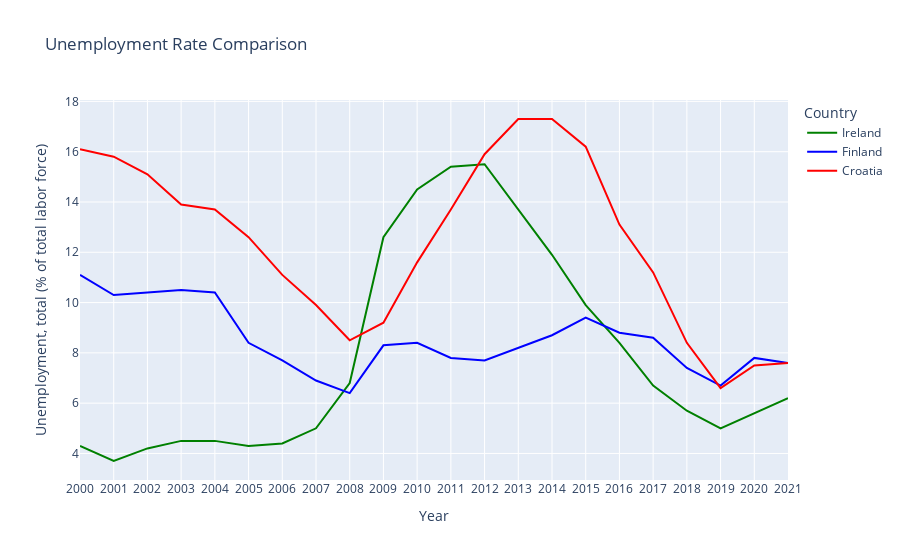
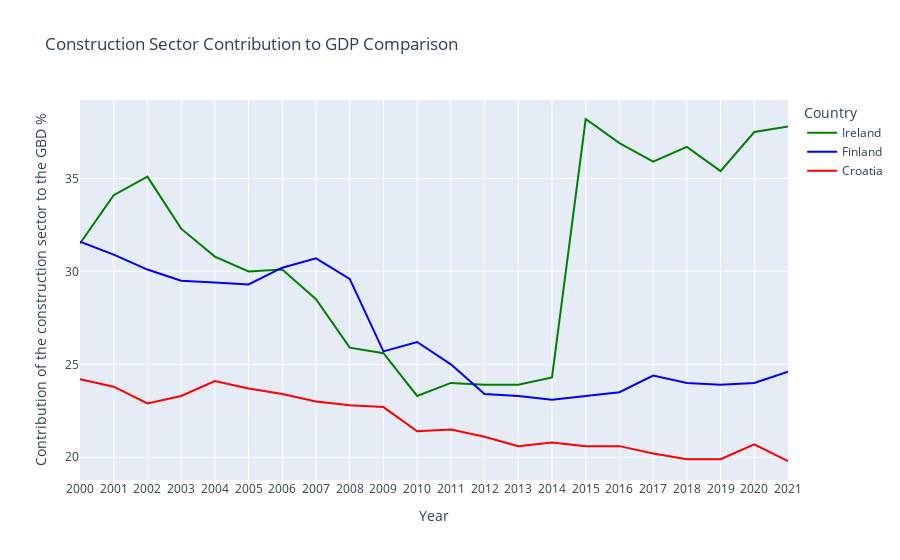
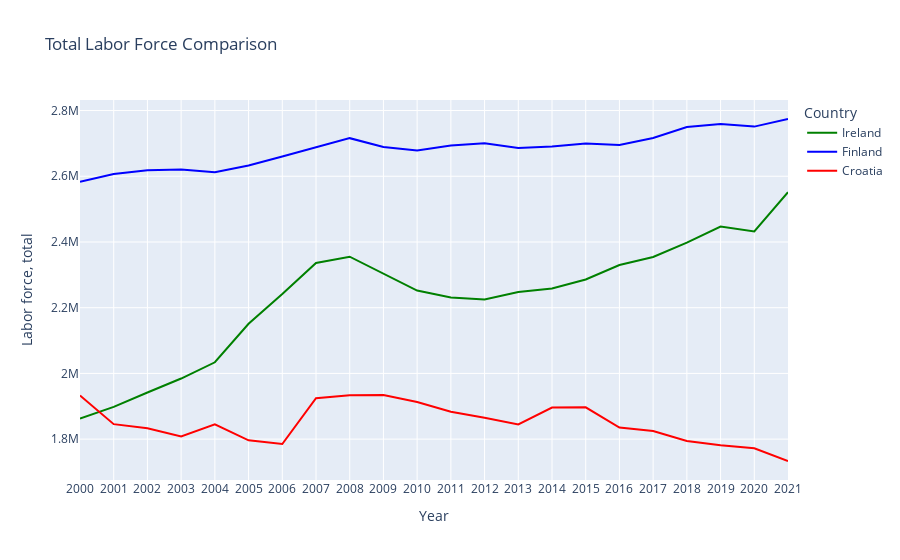

Notebook code cell kept with these figures, in order:
### Markdown cell above
We have chosen colors that predominantly represent the flags of the countries to show the trends of the countries.

### Code cell
import plotly.express as px

#unemployment rate comparison 
fig1 = px.line(merged_filtered, x='Year', y='Unemployment, total (% of total labor force)', color='Country',
               title='Unemployment Rate Comparison',
               color_discrete_map={'Ireland': 'green', 'Croatia': 'red', 'Finland': 'blue'})
fig1.show()


#counstruction sector contribution to gdp comparison
fig2 = px.line(merged_filtered, x='Year', y='Contribution of the construction sector to the GBD %', color='Country',
               title='Construction Sector Contribution to GDP Comparison',
               color_discrete_map={'Ireland': 'green', 'Croatia': 'red', 'Finland': 'blue'})
fig2.show()

#total labor force comparison
fig3 = px.line(merged_filtered, x='Year', y='Labor force, total', color='Country',
               title='Total Labor Force Comparison',
               color_discrete_map={'Ireland': 'green', 'Croatia': 'red', 'Finland': 'blue'})
fig3.show()

### Figure 1 — Plotly figure (JSON) as saved in the notebook; plotly's stock layout.template omitted (floating-point values rounded to 4 significant figures)
{"data": [{"hovertemplate": "Country=Ireland<br>Year=%{x}<br>Unemployment, total (% of total labor force)=%{y}<extra></extra>", "legendgroup": "Ireland", "line": {"color": "green", "dash": "solid"}, "marker": {"symbol": "circle"}, "mode": "lines", "name": "Ireland", "orientation": "v", "showlegend": true, "type": "scatter", "x": ["2000", "2001", "2002", "2003", "2004", "2005", "2006", "2007", "2008", "2009", "2010", "2011", "2012", "2013", "2014", "2015", "2016", "2017", "2018", "2019", "2020", "2021"], "xaxis": "x", "y": [4.3, 3.7, 4.2, 4.5, 4.5, 4.3, 4.4, 5, 6.8, 12.6, 14.5, 15.4, 15.5, 13.7, 11.9, 9.9, 8.4, 6.7, 5.7, 5, 5.6, 6.2], "yaxis": "y"}, {"hovertemplate": "Country=Finland<br>Year=%{x}<br>Unemployment, total (% of total labor force)=%{y}<extra></extra>", "legendgroup": "Finland", "line": {"color": "blue", "dash": "solid"}, "marker": {"symbol": "circle"}, "mode": "lines", "name": "Finland", "orientation": "v", "showlegend": true, "type": "scatter", "x": ["2000", "2001", "2002", "2003", "2004", "2005", "2006", "2007", "2008", "2009", "2010", "2011", "2012", "2013", "2014", "2015", "2016", "2017", "2018", "2019", "2020", "2021"], "xaxis": "x", "y": [11.1, 10.3, 10.4, 10.5, 10.4, 8.4, 7.7, 6.9, 6.4, 8.3, 8.4, 7.8, 7.7, 8.2, 8.7, 9.4, 8.8, 8.6, 7.4, 6.7, 7.8, 7.6], "yaxis": "y"}, {"hovertemplate": "Country=Croatia<br>Year=%{x}<br>Unemployment, total (% of total labor force)=%{y}<extra></extra>", "legendgroup": "Croatia", "line": {"color": "red", "dash": "solid"}, "marker": {"symbol": "circle"}, "mode": "lines", "name": "Croatia", "orientation": "v", "showlegend": true, "type": "scatter", "x": ["2000", "2001", "2002", "2003", "2004", "2005", "2006", "2007", "2008", "2009", "2010", "2011", "2012", "2013", "2014", "2015", "2016", "2017", "2018", "2019", "2020", "2021"], "xaxis": "x", "y": [16.1, 15.8, 15.1, 13.9, 13.7, 12.6, 11.1, 9.9, 8.5, 9.2, 11.6, 13.7, 15.9, 17.3, 17.3, 16.2, 13.1, 11.2, 8.4, 6.6, 7.5, 7.6], "yaxis": "y"}], "layout": {"legend": {"title": {"text": "Country"}, "tracegroupgap": 0}, "title": {"text": "Unemployment Rate Comparison"}, "xaxis": {"anchor": "y", "domain": [0, 1], "title": {"text": "Year"}}, "yaxis": {"anchor": "x", "domain": [0, 1], "title": {"text": "Unemployment, total (% of total labor force)"}}}}

### Figure 2 — Plotly figure (JSON) as saved in the notebook; plotly's stock layout.template omitted (floating-point values rounded to 4 significant figures)
{"data": [{"hovertemplate": "Country=Ireland<br>Year=%{x}<br>Contribution of the construction sector to the GBD %=%{y}<extra></extra>", "legendgroup": "Ireland", "line": {"color": "green", "dash": "solid"}, "marker": {"symbol": "circle"}, "mode": "lines", "name": "Ireland", "orientation": "v", "showlegend": true, "type": "scatter", "x": ["2000", "2001", "2002", "2003", "2004", "2005", "2006", "2007", "2008", "2009", "2010", "2011", "2012", "2013", "2014", "2015", "2016", "2017", "2018", "2019", "2020", "2021"], "xaxis": "x", "y": [31.5, 34.1, 35.1, 32.3, 30.8, 30, 30.1, 28.5, 25.9, 25.6, 23.3, 24, 23.9, 23.9, 24.3, 38.2, 36.9, 35.9, 36.7, 35.4, 37.5, 37.8], "yaxis": "y"}, {"hovertemplate": "Country=Finland<br>Year=%{x}<br>Contribution of the construction sector to the GBD %=%{y}<extra></extra>", "legendgroup": "Finland", "line": {"color": "blue", "dash": "solid"}, "marker": {"symbol": "circle"}, "mode": "lines", "name": "Finland", "orientation": "v", "showlegend": true, "type": "scatter", "x": ["2000", "2001", "2002", "2003", "2004", "2005", "2006", "2007", "2008", "2009", "2010", "2011", "2012", "2013", "2014", "2015", "2016", "2017", "2018", "2019", "2020", "2021"], "xaxis": "x", "y": [31.6, 30.9, 30.1, 29.5, 29.4, 29.3, 30.2, 30.7, 29.6, 25.7, 26.2, 25, 23.4, 23.3, 23.1, 23.3, 23.5, 24.4, 24, 23.9, 24, 24.6], "yaxis": "y"}, {"hovertemplate": "Country=Croatia<br>Year=%{x}<br>Contribution of the construction sector to the GBD %=%{y}<extra></extra>", "legendgroup": "Croatia", "line": {"color": "red", "dash": "solid"}, "marker": {"symbol": "circle"}, "mode": "lines", "name": "Croatia", "orientation": "v", "showlegend": true, "type": "scatter", "x": ["2000", "2001", "2002", "2003", "2004", "2005", "2006", "2007", "2008", "2009", "2010", "2011", "2012", "2013", "2014", "2015", "2016", "2017", "2018", "2019", "2020", "2021"], "xaxis": "x", "y": [24.2, 23.8, 22.9, 23.3, 24.1, 23.7, 23.4, 23, 22.8, 22.7, 21.4, 21.5, 21.1, 20.6, 20.8, 20.6, 20.6, 20.2, 19.9, 19.9, 20.7, 19.8], "yaxis": "y"}], "layout": {"legend": {"title": {"text": "Country"}, "tracegroupgap": 0}, "title": {"text": "Construction Sector Contribution to GDP Comparison"}, "xaxis": {"anchor": "y", "domain": [0, 1], "title": {"text": "Year"}}, "yaxis": {"anchor": "x", "domain": [0, 1], "title": {"text": "Contribution of the construction sector to the GBD %"}}}}

### Figure 3 — Plotly figure (JSON) as saved in the notebook; plotly's stock layout.template omitted (floating-point values rounded to 4 significant figures)
{"data": [{"hovertemplate": "Country=Ireland<br>Year=%{x}<br>Labor force, total=%{y}<extra></extra>", "legendgroup": "Ireland", "line": {"color": "green", "dash": "solid"}, "marker": {"symbol": "circle"}, "mode": "lines", "name": "Ireland", "orientation": "v", "showlegend": true, "type": "scatter", "x": ["2000", "2001", "2002", "2003", "2004", "2005", "2006", "2007", "2008", "2009", "2010", "2011", "2012", "2013", "2014", "2015", "2016", "2017", "2018", "2019", "2020", "2021"], "xaxis": "x", "y": [1862430, 1898123, 1941828, 1984446, 2033886, 2151141, 2241382, 2336096, 2355177, 2303515, 2252263, 2231095, 2225018, 2247873, 2258498, 2285833, 2330010, 2354153, 2397838, 2446760, 2432234, 2551561], "yaxis": "y"}, {"hovertemplate": "Country=Finland<br>Year=%{x}<br>Labor force, total=%{y}<extra></extra>", "legendgroup": "Finland", "line": {"color": "blue", "dash": "solid"}, "marker": {"symbol": "circle"}, "mode": "lines", "name": "Finland", "orientation": "v", "showlegend": true, "type": "scatter", "x": ["2000", "2001", "2002", "2003", "2004", "2005", "2006", "2007", "2008", "2009", "2010", "2011", "2012", "2013", "2014", "2015", "2016", "2017", "2018", "2019", "2020", "2021"], "xaxis": "x", "y": [2583129, 2606649, 2618114, 2620447, 2612340, 2632616, 2660139, 2687154, 2715926, 2688826, 2678175, 2693382, 2700773, 2686349, 2690277, 2699822, 2694829, 2716261, 2749812, 2758855, 2751071, 2774226], "yaxis": "y"}, {"hovertemplate": "Country=Croatia<br>Year=%{x}<br>Labor force, total=%{y}<extra></extra>", "legendgroup": "Croatia", "line": {"color": "red", "dash": "solid"}, "marker": {"symbol": "circle"}, "mode": "lines", "name": "Croatia", "orientation": "v", "showlegend": true, "type": "scatter", "x": ["2000", "2001", "2002", "2003", "2004", "2005", "2006", "2007", "2008", "2009", "2010", "2011", "2012", "2013", "2014", "2015", "2016", "2017", "2018", "2019", "2020", "2021"], "xaxis": "x", "y": [1932906, 1845629, 1833312, 1808041, 1844858, 1796375, 1785298, 1924507, 1933843, 1934048, 1912849, 1883510, 1865281, 1844972, 1896011, 1896675, 1835203, 1824724, 1794304, 1781597, 1772376, 1733479], "yaxis": "y"}], "layout": {"legend": {"title": {"text": "Country"}, "tracegroupgap": 0}, "title": {"text": "Total Labor Force Comparison"}, "xaxis": {"anchor": "y", "domain": [0, 1], "title": {"text": "Year"}}, "yaxis": {"anchor": "x", "domain": [0, 1], "title": {"text": "Labor force, total"}}}}
